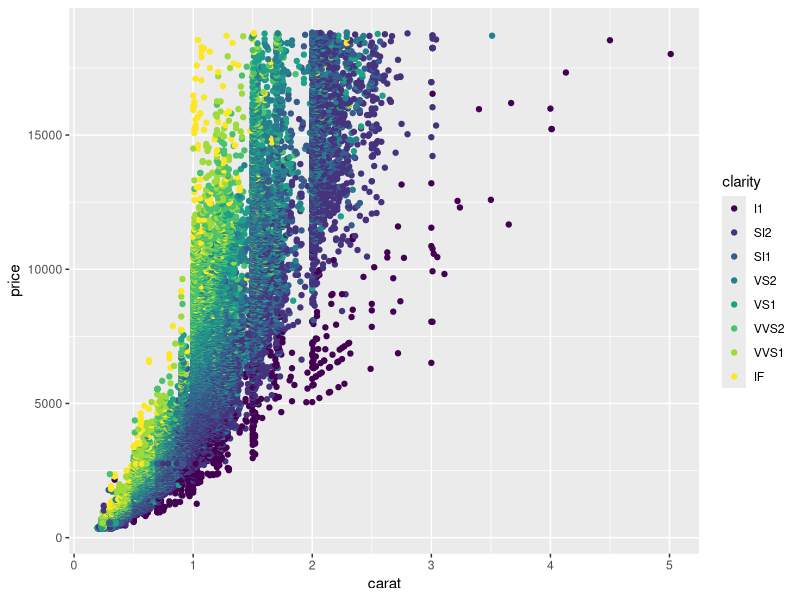
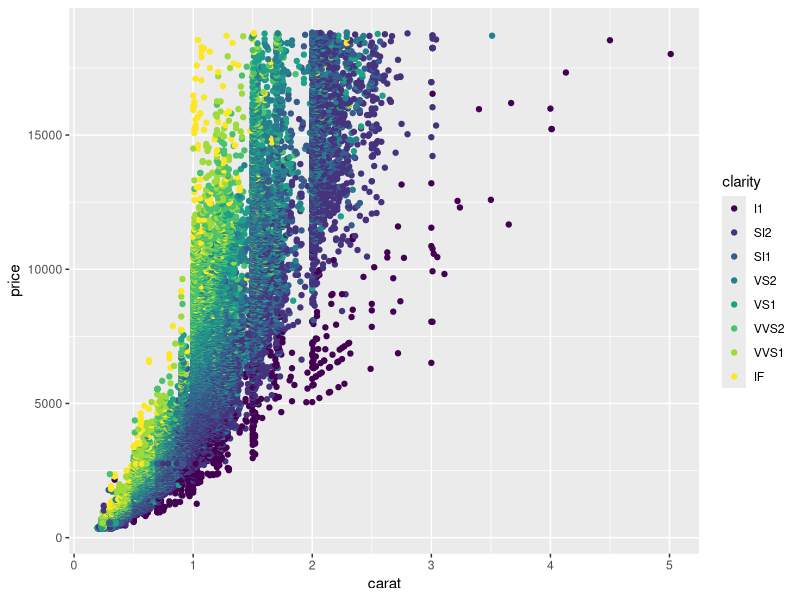
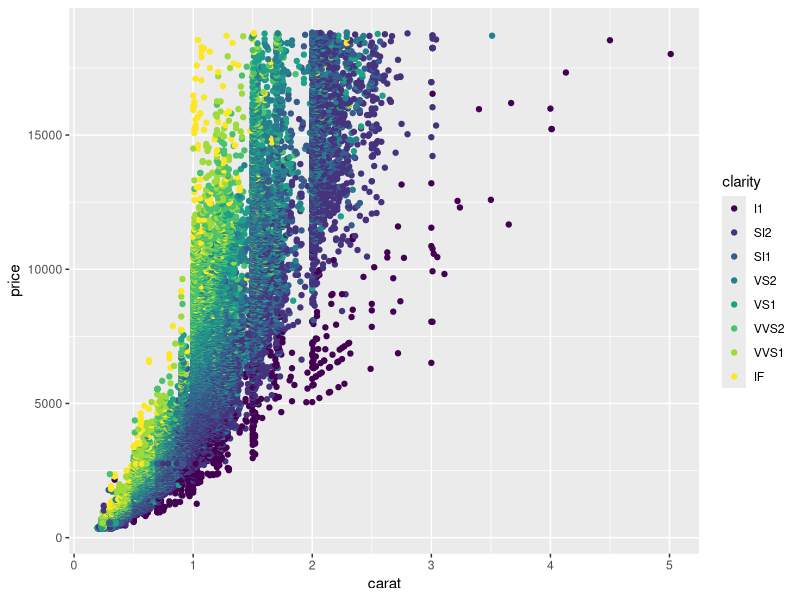
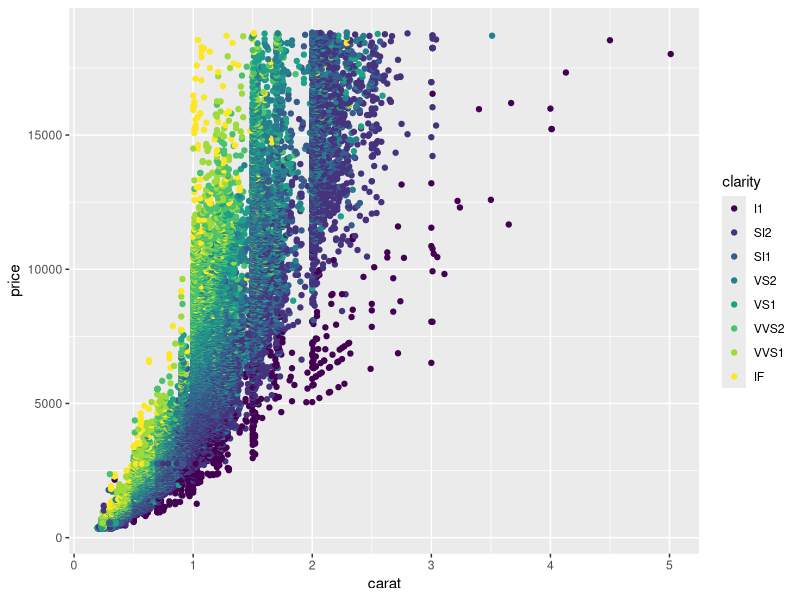

Write R code to recreate these figures, in order.
## ---- chunk 1
knitr::opts_chunk$set(echo = TRUE, fig.align = "center", message = FALSE, warning = FALSE)
## ---- chunk 2
head(mtcars) 
## ---- chunk 3
summary(mtcars)
## ---- chunk 4
library("ggplot2")
## ---- chunk 5
str(diamonds)
## ---- chunk 6
qplot(x = carat, y = price, colour = clarity, data = diamonds)
## ---- chunk 7
ggplot(data = diamonds, mapping = aes(x = carat, y = price, colour = clarity)) +
  geom_point()
## ---- chunk 8
plot_diamonds <- ggplot(data = diamonds) +
  geom_point(mapping = aes(x = carat, y = price, colour = clarity)) # Saat output disimpan ke dalam obyek R, grafik tidak otomatis dicetak

plot_diamonds # Untuk mencetak grafik, Anda harus menjalankan nama obyek R yang sebelumnya dibuat

ggsave(filename = "diamonds.png", plot = plot_diamonds)
